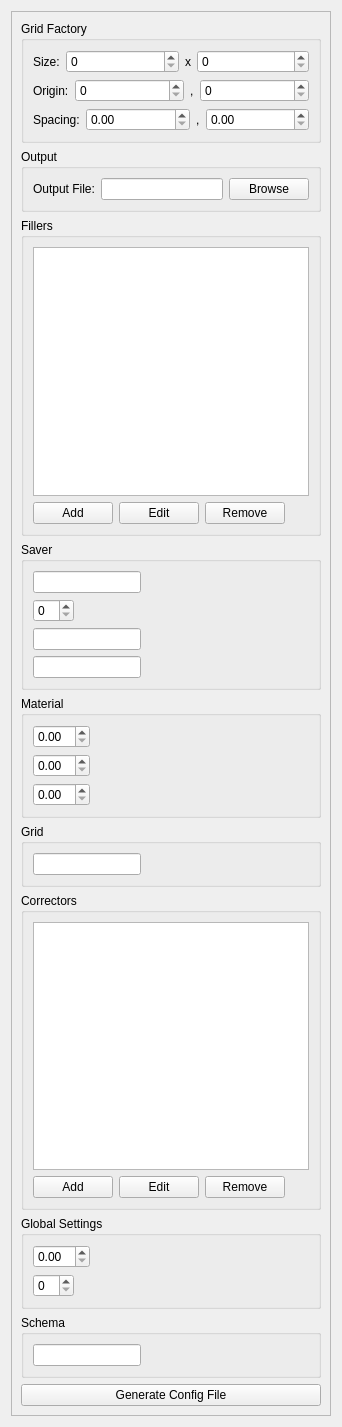
<?xml version="1.0" encoding="UTF-8"?>
<ui version="4.0">
 <class>GeneratorConfigWidget</class>
 <widget class="QWidget" name="GeneratorConfigWidget">
  <property name="geometry">
   <rect>
    <x>0</x>
    <y>0</y>
    <width>342</width>
    <height>1427</height>
   </rect>
  </property>
  <property name="windowTitle">
   <string>Form</string>
  </property>
  <layout class="QVBoxLayout" name="mainLayout">
   <item>
    <widget class="QScrollArea" name="scrollArea">
     <property name="widgetResizable">
      <bool>true</bool>
     </property>
     <widget class="QWidget" name="scrollAreaWidgetContents">
      <property name="geometry">
       <rect>
        <x>0</x>
        <y>0</y>
        <width>322</width>
        <height>1407</height>
       </rect>
      </property>
      <layout class="QVBoxLayout" name="verticalLayout">
       <item>
        <widget class="QGroupBox" name="factoryGroup">
         <property name="title">
          <string>Grid Factory</string>
         </property>
         <layout class="QVBoxLayout" name="factoryLayout">
          <item>
           <layout class="QHBoxLayout" name="factorySizeLayout">
            <item>
             <widget class="QLabel" name="sizeLabel">
              <property name="sizePolicy">
               <sizepolicy hsizetype="Minimum" vsizetype="Preferred">
                <horstretch>0</horstretch>
                <verstretch>0</verstretch>
               </sizepolicy>
              </property>
              <property name="text">
               <string>Size:</string>
              </property>
             </widget>
            </item>
            <item>
             <widget class="QSpinBox" name="sizeXSpinBox">
              <property name="sizePolicy">
               <sizepolicy hsizetype="Expanding" vsizetype="Fixed">
                <horstretch>0</horstretch>
                <verstretch>0</verstretch>
               </sizepolicy>
              </property>
             </widget>
            </item>
            <item>
             <widget class="QLabel" name="label_2">
              <property name="sizePolicy">
               <sizepolicy hsizetype="Minimum" vsizetype="Preferred">
                <horstretch>0</horstretch>
                <verstretch>0</verstretch>
               </sizepolicy>
              </property>
              <property name="text">
               <string>x</string>
              </property>
             </widget>
            </item>
            <item>
             <widget class="QSpinBox" name="sizeYSpinBox">
              <property name="sizePolicy">
               <sizepolicy hsizetype="Expanding" vsizetype="Fixed">
                <horstretch>0</horstretch>
                <verstretch>0</verstretch>
               </sizepolicy>
              </property>
             </widget>
            </item>
           </layout>
          </item>
          <item>
           <layout class="QHBoxLayout" name="factoryOriginLayout">
            <item>
             <widget class="QLabel" name="originLabel">
              <property name="sizePolicy">
               <sizepolicy hsizetype="Minimum" vsizetype="Preferred">
                <horstretch>0</horstretch>
                <verstretch>0</verstretch>
               </sizepolicy>
              </property>
              <property name="text">
               <string>Origin:</string>
              </property>
             </widget>
            </item>
            <item>
             <widget class="QSpinBox" name="originXSpinBox">
              <property name="sizePolicy">
               <sizepolicy hsizetype="Expanding" vsizetype="Fixed">
                <horstretch>0</horstretch>
                <verstretch>0</verstretch>
               </sizepolicy>
              </property>
             </widget>
            </item>
            <item>
             <widget class="QLabel" name="label">
              <property name="sizePolicy">
               <sizepolicy hsizetype="Minimum" vsizetype="Preferred">
                <horstretch>0</horstretch>
                <verstretch>0</verstretch>
               </sizepolicy>
              </property>
              <property name="text">
               <string>,</string>
              </property>
             </widget>
            </item>
            <item>
             <widget class="QSpinBox" name="originYSpinBox">
              <property name="sizePolicy">
               <sizepolicy hsizetype="Expanding" vsizetype="Fixed">
                <horstretch>0</horstretch>
                <verstretch>0</verstretch>
               </sizepolicy>
              </property>
             </widget>
            </item>
           </layout>
          </item>
          <item>
           <layout class="QHBoxLayout" name="factorySpacingLayout">
            <item>
             <widget class="QLabel" name="spacingLabel">
              <property name="sizePolicy">
               <sizepolicy hsizetype="Minimum" vsizetype="Preferred">
                <horstretch>0</horstretch>
                <verstretch>0</verstretch>
               </sizepolicy>
              </property>
              <property name="text">
               <string>Spacing:</string>
              </property>
             </widget>
            </item>
            <item>
             <widget class="QDoubleSpinBox" name="spacingXSpinBox">
              <property name="sizePolicy">
               <sizepolicy hsizetype="Expanding" vsizetype="Fixed">
                <horstretch>0</horstretch>
                <verstretch>0</verstretch>
               </sizepolicy>
              </property>
             </widget>
            </item>
            <item>
             <widget class="QLabel" name="label_4">
              <property name="text">
               <string>,</string>
              </property>
             </widget>
            </item>
            <item>
             <widget class="QDoubleSpinBox" name="spacingYSpinBox">
              <property name="sizePolicy">
               <sizepolicy hsizetype="Expanding" vsizetype="Fixed">
                <horstretch>0</horstretch>
                <verstretch>0</verstretch>
               </sizepolicy>
              </property>
             </widget>
            </item>
           </layout>
          </item>
         </layout>
        </widget>
       </item>
       <item>
        <widget class="QGroupBox" name="outputGroup">
         <property name="title">
          <string>Output</string>
         </property>
         <layout class="QHBoxLayout" name="outputLayout">
          <item>
           <widget class="QLabel" name="outputFileLabel">
            <property name="text">
             <string>Output File:</string>
            </property>
           </widget>
          </item>
          <item>
           <widget class="QLineEdit" name="outputFileEdit"/>
          </item>
          <item>
           <widget class="QPushButton" name="browseButton">
            <property name="text">
             <string>Browse</string>
            </property>
           </widget>
          </item>
         </layout>
        </widget>
       </item>
       <item>
        <widget class="QGroupBox" name="fillerGroup">
         <property name="title">
          <string>Fillers</string>
         </property>
         <layout class="QVBoxLayout" name="fillerLayout">
          <item>
           <widget class="QListWidget" name="fillerListWidget"/>
          </item>
          <item>
           <layout class="QHBoxLayout" name="fillerButtonsLayout">
            <item>
             <widget class="QPushButton" name="addFillerButton">
              <property name="text">
               <string>Add</string>
              </property>
             </widget>
            </item>
            <item>
             <widget class="QPushButton" name="editFillerButton">
              <property name="text">
               <string>Edit</string>
              </property>
             </widget>
            </item>
            <item>
             <widget class="QPushButton" name="removeFillerButton">
              <property name="text">
               <string>Remove</string>
              </property>
             </widget>
            </item>
            <item>
             <spacer name="horizontalSpacer">
              <property name="orientation">
               <enum>Qt::Orientation::Horizontal</enum>
              </property>
              <property name="sizeHint" stdset="0">
               <size>
                <width>40</width>
                <height>20</height>
               </size>
              </property>
             </spacer>
            </item>
           </layout>
          </item>
         </layout>
        </widget>
       </item>
       <item>
        <widget class="QGroupBox" name="saverGroup">
         <property name="title">
          <string>Saver</string>
         </property>
         <layout class="QFormLayout" name="saverLayout">
          <item row="0" column="0">
           <widget class="QLineEdit" name="saverPathEdit"/>
          </item>
          <item row="2" column="0">
           <widget class="QLineEdit" name="paramsLineEdit"/>
          </item>
          <item row="3" column="0">
           <widget class="QLineEdit" name="normsLineEdit"/>
          </item>
          <item row="1" column="0">
           <widget class="QSpinBox" name="stepsForSaveSpinBox"/>
          </item>
         </layout>
        </widget>
       </item>
       <item>
        <widget class="QGroupBox" name="materialGroup">
         <property name="title">
          <string>Material</string>
         </property>
         <layout class="QFormLayout" name="materialLayout">
          <item row="0" column="0">
           <widget class="QDoubleSpinBox" name="c1SpinBox"/>
          </item>
          <item row="1" column="0">
           <widget class="QDoubleSpinBox" name="c2SpinBox"/>
          </item>
          <item row="2" column="0">
           <widget class="QDoubleSpinBox" name="rhoSpinBox"/>
          </item>
         </layout>
        </widget>
       </item>
       <item>
        <widget class="QGroupBox" name="gridGroup">
         <property name="title">
          <string>Grid</string>
         </property>
         <layout class="QFormLayout" name="gridLayout">
          <item row="0" column="0">
           <widget class="QLineEdit" name="gridIdEdit"/>
          </item>
         </layout>
        </widget>
       </item>
       <item>
        <widget class="QGroupBox" name="correctorGroup">
         <property name="title">
          <string>Correctors</string>
         </property>
         <layout class="QVBoxLayout" name="correctorLayout">
          <item>
           <widget class="QListWidget" name="correctorListWidget"/>
          </item>
          <item>
           <layout class="QHBoxLayout" name="correctorButtonsLayout">
            <item>
             <widget class="QPushButton" name="addCorrectorButton">
              <property name="text">
               <string>Add</string>
              </property>
             </widget>
            </item>
            <item>
             <widget class="QPushButton" name="editCorrectorButton">
              <property name="text">
               <string>Edit</string>
              </property>
             </widget>
            </item>
            <item>
             <widget class="QPushButton" name="removeCorrectorButton">
              <property name="text">
               <string>Remove</string>
              </property>
             </widget>
            </item>
            <item>
             <spacer name="horizontalSpacer">
              <property name="orientation">
               <enum>Qt::Orientation::Horizontal</enum>
              </property>
              <property name="sizeHint" stdset="0">
               <size>
                <width>40</width>
                <height>20</height>
               </size>
              </property>
             </spacer>
            </item>
           </layout>
          </item>
         </layout>
        </widget>
       </item>
       <item>
        <widget class="QGroupBox" name="globalGroup">
         <property name="title">
          <string>Global Settings</string>
         </property>
         <layout class="QFormLayout" name="globalLayout">
          <item row="0" column="0">
           <widget class="QDoubleSpinBox" name="dtSpinBox">
            <property name="prefix">
             <string/>
            </property>
            <property name="suffix">
             <string/>
            </property>
           </widget>
          </item>
          <item row="1" column="0">
           <widget class="QSpinBox" name="stepsSpinBox"/>
          </item>
         </layout>
        </widget>
       </item>
       <item>
        <widget class="QGroupBox" name="schemaGroup">
         <property name="title">
          <string>Schema</string>
         </property>
         <layout class="QFormLayout" name="schemaLayout">
          <item row="0" column="0">
           <widget class="QLineEdit" name="schemaNameEdit"/>
          </item>
         </layout>
        </widget>
       </item>
       <item>
        <widget class="QPushButton" name="generateButton">
         <property name="text">
          <string>Generate Config File</string>
         </property>
        </widget>
       </item>
      </layout>
     </widget>
    </widget>
   </item>
  </layout>
 </widget>
 <resources/>
 <connections/>
</ui>
